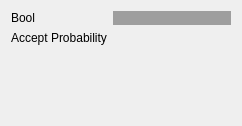
<?xml version="1.0" encoding="UTF-8"?>
<ui version="4.0">
 <class>MerrrtWidget</class>
 <widget class="QWidget" name="MerrrtWidget">
  <property name="geometry">
   <rect>
    <x>0</x>
    <y>0</y>
    <width>242</width>
    <height>126</height>
   </rect>
  </property>
  <property name="sizePolicy">
   <sizepolicy hsizetype="MinimumExpanding" vsizetype="MinimumExpanding">
    <horstretch>0</horstretch>
    <verstretch>0</verstretch>
   </sizepolicy>
  </property>
  <property name="focusPolicy">
   <enum>Qt::StrongFocus</enum>
  </property>
  <property name="windowTitle">
   <string>Viz Stepper</string>
  </property>
  <property name="styleSheet">
   <string notr="true"/>
  </property>
  <layout class="QFormLayout" name="formLayout">
   <item row="0" column="0">
    <widget class="QLabel" name="bool_label">
     <property name="text">
      <string>Bool</string>
     </property>
    </widget>
   </item>
   <item row="0" column="1">
    <widget class="QLabel" name="bool_indicator">
     <property name="styleSheet">
      <string notr="true">background-color: rgb(158, 158, 158);</string>
     </property>
     <property name="text">
      <string/>
     </property>
    </widget>
   </item>
   <item row="1" column="0">
    <widget class="QLabel" name="accept_probability_label">
     <property name="text">
      <string>Accept Probability</string>
     </property>
    </widget>
   </item>
   <item row="1" column="1">
    <widget class="QLabel" name="accept_probability">
     <property name="text">
      <string/>
     </property>
    </widget>
   </item>
  </layout>
 </widget>
 <resources/>
 <connections/>
</ui>
